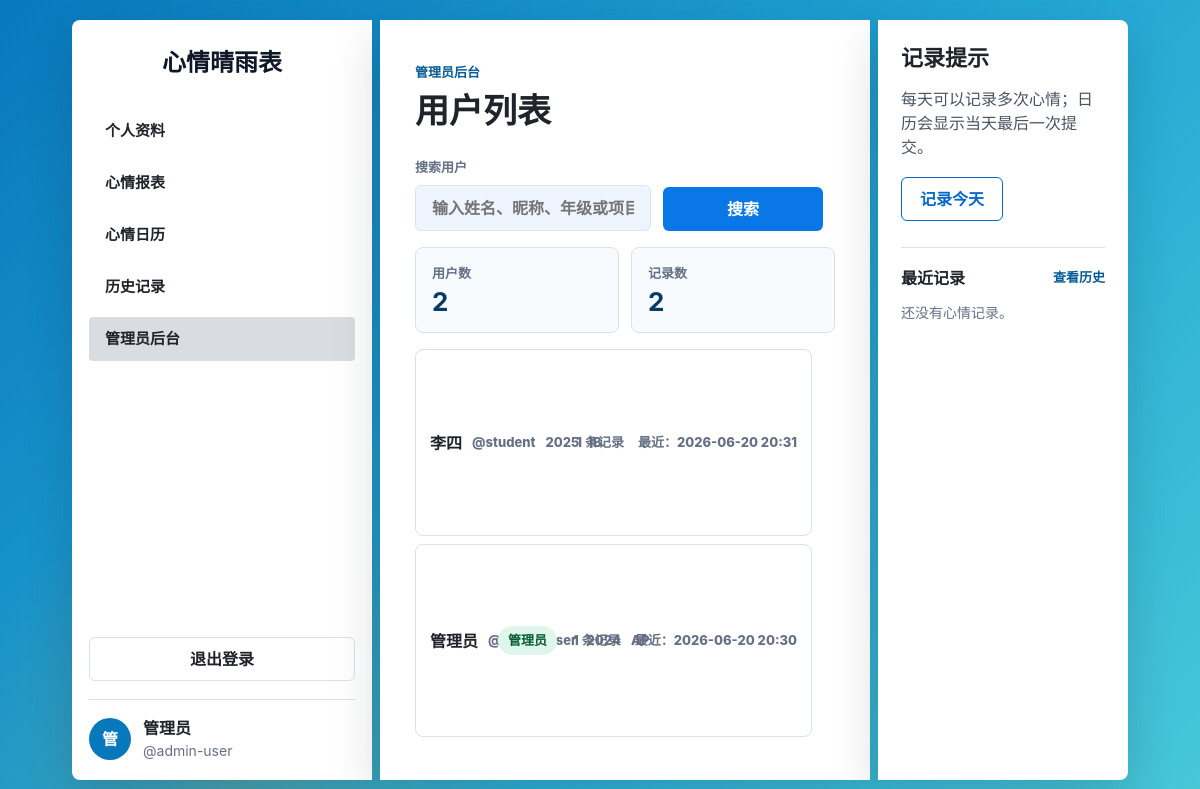
Page /admin (signed in) on the earlier database version.
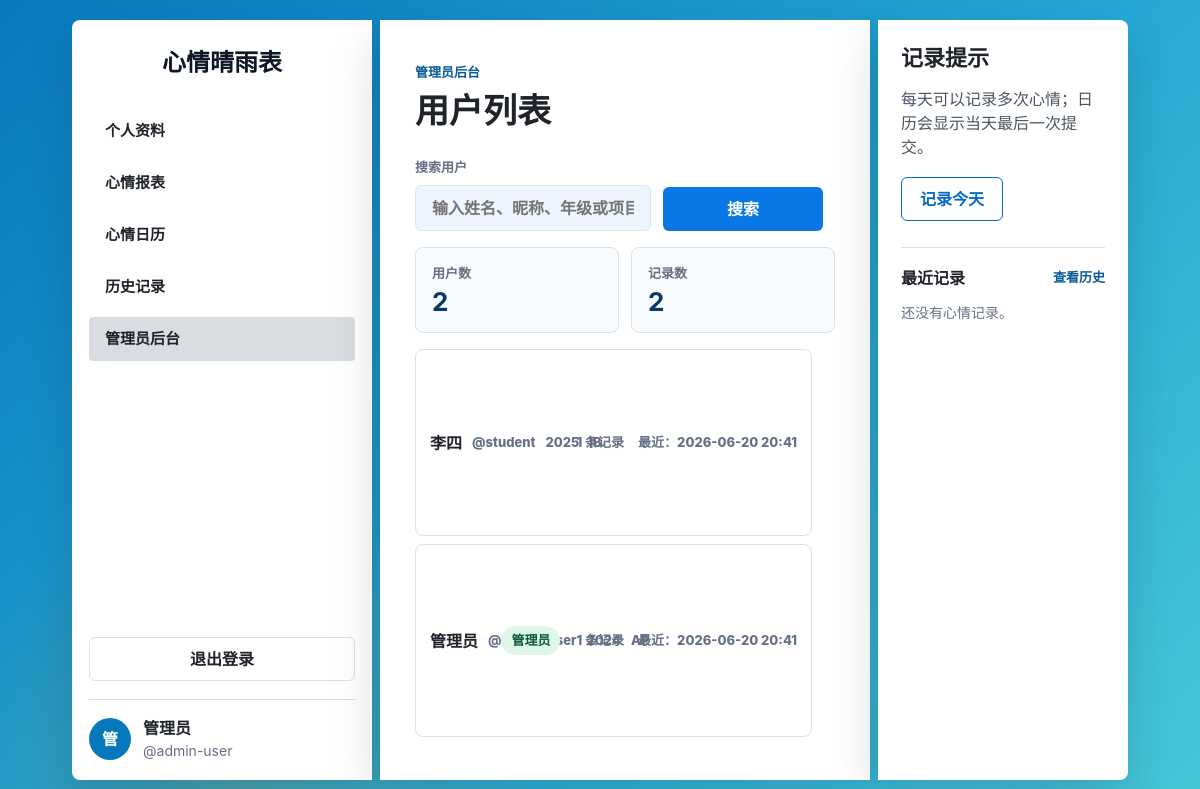
Same page on the later database version.
### tables this page shows
CREATE TABLE users (
                id INTEGER PRIMARY KEY AUTOINCREMENT,
                real_name TEXT NOT NULL,
                nickname TEXT NOT NULL UNIQUE,
                grade TEXT NOT NULL DEFAULT '',
                program TEXT NOT NULL DEFAULT '',
                is_admin INTEGER NOT NULL DEFAULT 0,
                password_hash TEXT NOT NULL,
                created_at TEXT NOT NULL
            );

### main.py (the view)
    @app.get("/admin", name="admin_dashboard")
    async def admin_dashboard(request: Request):
        user = require_admin(request)
        if isinstance(user, RedirectResponse):
            return user
        search_query = request.query_params.get("q", "").strip()
        users = get_admin_users(request, search_query)
        return render_template(
            request,
            "admin.html",
            {
                "active_page": "admin_dashboard",
                "users": users,
                "search_query": search_query,
                "recent_entries": [],
            },
        )

### templates/admin.html (shortened to what this page needs)
{% extends "dashboard.html" %}
{% block content_card_class %}adaptive-scroll-card{% endblock %}
{% block content %}
<section class="page-heading">
  <p class="eyebrow">管理员后台</p>
  <h1>用户列表</h1>
</section>
<form class="admin-search-form" method="get" action="{{ url_for('admin_dashboard') }}">
  <label>
    <span>搜索用户</span>
    <input
      name="q"
      value="{{ search_query }}"
      placeholder="输入姓名、昵称、年级或项目"
      autocomplete="off"
    >
  </label>
  <button class="primary-button compact" type="submit">搜索</button>
</form>
<section class="admin-summary" aria-label="后台概览">
  <div>
    <span>{% if search_query %}匹配用户数{% else %}用户数{% endif %}</span>
    <strong>{{ users|length }}</strong>
  </div>
  <div>
    <span>记录数</span>
    <strong>
      {% set total_entries = namespace(value=0) %}
      {% for user in users %}
        {% set total_entries.value = total_entries.value + user["entry_count"] %}
      {% endfor %}
      {{ total_entries.value }}
    </strong>
  </div>
</section>
<section class="admin-user-panel" aria-label="用户列表">
  <div class="admin-user-list">
    {% if users %}
      {% for user in users %}
        <a class="admin-user-row" href="{{ url_for('admin_user_detail', user_id=user['id']) }}">
          <div class="admin-user-identity">
            <div class="admin-user-name-line">
              <strong>{{ user["real_name"] }}</strong>
              <span>@{{ user["nickname"] }}</span>
              <span>{{ user["grade"] or "未设置年级" }}</span>
              <span>{{ user["program"] or "未设置项目" }}</span>
            </div>
            {% if user["is_admin"] %}
              <span class="admin-badge">管理员</span>
            {% endif %}
          </div>
          <div class="admin-user-row-meta">
            <span>{{ user["entry_count"] }} 条记录</span>
            <span>最近：{{ user["latest_entry_at"] | datetime_cn or "暂无" }}</span>
          </div>
        </a>
      {% endfor %}
    {% endif %}
  </div>
</section>
{% endblock %}

### templates/dashboard.html (shortened to what this page needs)
{% extends "base.html" %}
{% block body_class %}dashboard-page{% endblock %}
{% block body %}
<div class="dashboard-shell">
  <aside class="sidebar">
    <a class="sidebar-brand" href="{{ url_for('profile') }}">
      <span>心情晴雨表</span>
    </a>
    <nav class="nav-list" aria-label="主导航">
      <a class="nav-item {% if active_page == 'profile' %}is-active{% endif %}" href="{{ url_for('profile') }}">
        <span>个人资料</span>
      </a>
      <a class="nav-item {% if active_page == 'mood_report' %}is-active{% endif %}" href="{{ url_for('mood_report') }}">
        <span>心情报表</span>
      </a>
      <a class="nav-item {% if active_page == 'mood_calendar' %}is-active{% endif %}" href="{{ url_for('mood_calendar') }}">
        <span>心情日历</span>
      </a>
      <a class="nav-item {% if active_page == 'mood_history' %}is-active{% endif %}" href="{{ url_for('mood_history') }}">
        <span>历史记录</span>
      </a>
      {% if current_user["is_admin"] %}
        <a class="nav-item {% if active_page == 'admin_dashboard' %}is-active{% endif %}" href="{{ url_for('admin_dashboard') }}">
          <span>管理员后台</span>
        </a>
      {% endif %}
    </nav>
    <form class="logout-form" method="post" action="{{ url_for('logout') }}">
      <button class="ghost-button" type="submit">退出登录</button>
    </form>
    <div class="sidebar-user">
      <div class="avatar">{{ current_user["real_name"][:1] }}</div>
      <div>
        <strong>{{ current_user["real_name"] }}</strong>
        <span>@{{ current_user["nickname"] }}</span>
      </div>
    </div>
  </aside>
  <main class="content-card {% block content_card_class %}{% endblock %}">
    {% block content %}{% endblock %}
  </main>
  <aside class="support-panel">
    <h2>记录提示</h2>
    <p>每天可以记录多次心情；日历会显示当天最后一次提交。</p>
    <a class="outline-button" href="{{ url_for('mood_report') }}">记录今天</a>
    <div class="recent-block">
      <div class="recent-header">
        <h3>最近记录</h3>
        <a href="{{ url_for('mood_history') }}">查看历史</a>
      </div>
      {% if recent_entries %}
        <ul class="recent-list">
          {% for entry in recent_entries %}
            <li>
              <span class="recent-emoji">
                <span class="emoji-glyph">{{ entry["mood_emoji"] }}</span>
              </span>
              <div>
                <strong>{{ entry["entry_date"] }}</strong>
                <div class="reason-parts compact">
                  {% for part in entry["reason"] | mood_reason_parts %}
                    <section class="reason-part">
                      {% if part.question %}
                        <span class="reason-question">{{ part.question }}</span>
                      {% endif %}
                      <p class="reason-answer">{{ part.answer }}</p>
                    </section>
                  {% endfor %}
                </div>
              </div>
            </li>
          {% endfor %}
        </ul>
      {% else %}
        <p class="muted">还没有心情记录。</p>
      {% endif %}
    </div>
  </aside>
</div>
{% endblock %}

Differences in the rows shown:
changed users "管理员": latest_entry_at "2026-06-20 20:30" → "2026-06-20 20:41"
changed users "李四": latest_entry_at "2026-06-20 20:31" → "2026-06-20 20:41"
